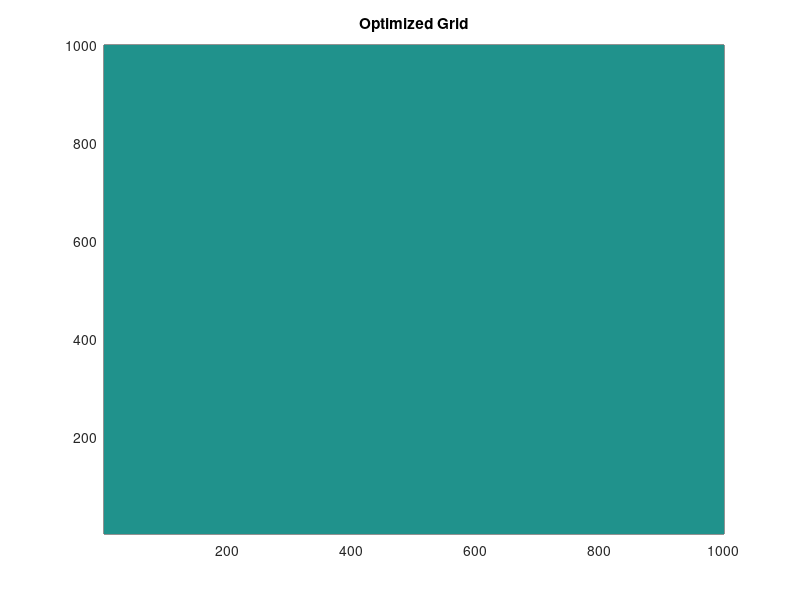

MATLAB code for this plot:
%This code is designed to serve and protect public safety using the MATLAB programming language

%%Create a 2d grid with dimensions 1000 x 1000
%Grid will have 0s for non-occupied places and 1s for occupied places
grid = zeros(1000,1000); 

%%Set the grid 5 blocks away from the city at (995, 995) to (1000, 1000) to 1 to indicate it is occupied
grid(995:1000, 995:1000) = 1; 

%%Set the grid 5 blocks away from the river at (1, 1) to (6, 6) to 1 to indicate it is occupied
grid(1:6, 1:6) = 1;

%%Define variables for rows and columns
[r, c] = size(grid);

%%Loop through the grid, and optimize the current location by adding 1s to the grid
for i = 2:r-1
    for j = 2:c-1
        if grid(i,j) == 0
            grid(i-1:i+1, j-1:j+1) = 1;
        end
    end
end

%%Create a wall around the city and the river 
grid(1,:) = 1;
grid(r,:) = 1;
grid(:,1) = 1;
grid(:,c) = 1;

%%Define variables for height and width of the wall
height = 10;
width = 10;

%%Loop through the grid to create a wall around the city and the river
for k = 2:r-1
    for l = 2:c-1
        if grid(k,l) == 0
            grid(k:k+height, l-width:l+width) = 1;
        end
    end
end

%%Set the wall at the city to 1 to indicate it is occupied
grid(r-height+1:r, c-width+1:c) = 1; 

%%Set the wall at the river to 1 to indicate it is occupied
grid(1:height, 1:width) = 1;

%%Create a function to run the optimization algorithm
function optimizedGrid = optimizeGrid (grid)
    optimizedGrid = 0;
    [r, c] = size(grid);
    for i = 2:r-1
        for j = 2:c-1
            if grid(i,j) == 0
                grid(i-1:i+1, j-1:j+1) = 1;
            end
        end
    end
    optimizedGrid = grid;
end

%%Run the optimization algorithm to get the optimized grid
optimizedGrid = optimizeGrid(grid);

%%Create a 2d plot to show the optimized grid
figure
pcolor(optimizedGrid), shading interp; title('Optimized Grid')